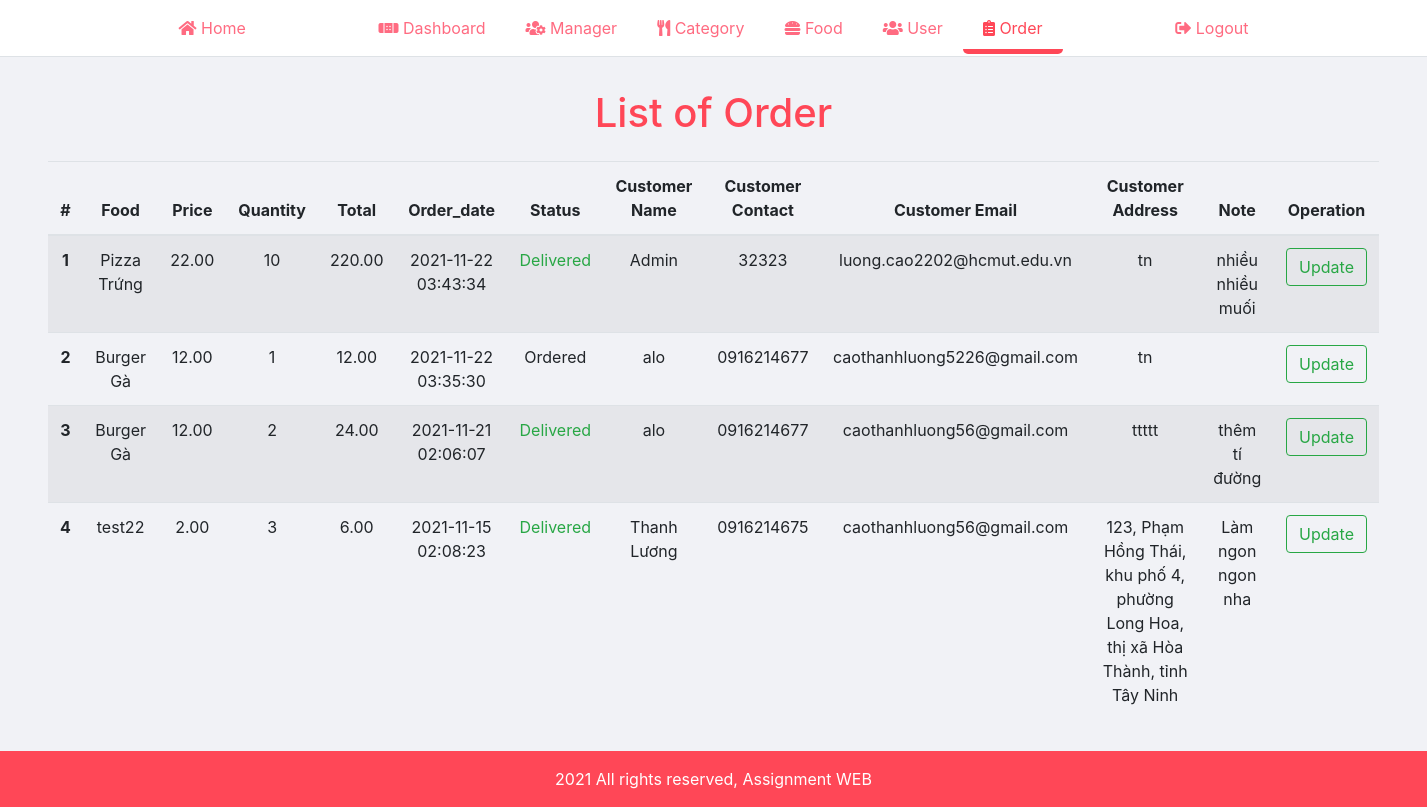
/manager_page/order/order.php (signed in), run on an earlier commit of the app's database.
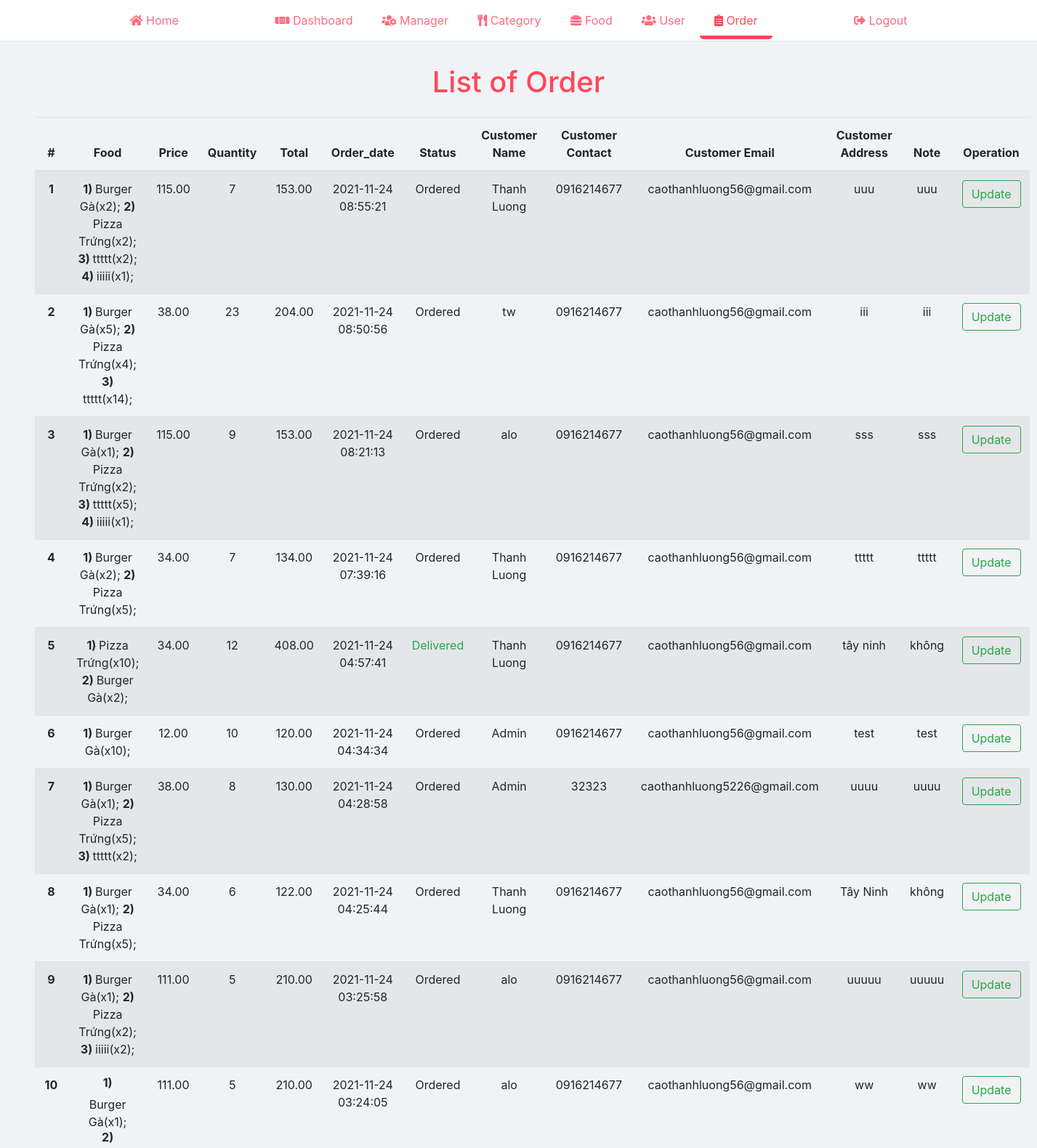
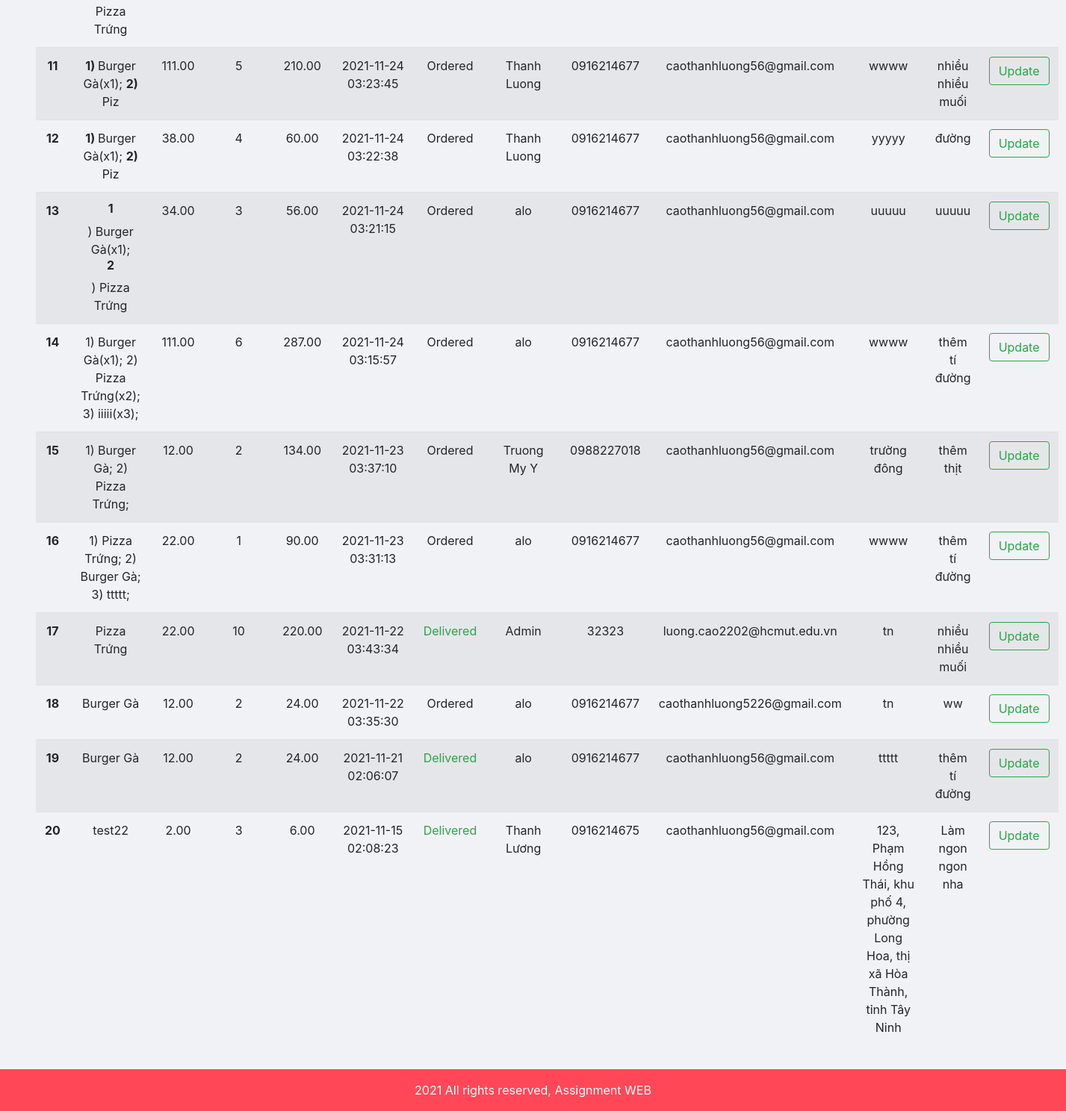
And on a later commit of the database (2 pictures, top to bottom).
### tables this page shows
CREATE TABLE `food_order` (
  `id` int(10) UNSIGNED NOT NULL,
  `food` varchar(500) NOT NULL,
  `price` decimal(10,2) NOT NULL,
  `quantity` int(11) NOT NULL,
  `total` decimal(10,2) NOT NULL,
  `order_date` datetime NOT NULL,
  `status` varchar(50) NOT NULL,
  `customer_name` varchar(150) NOT NULL,
  `customer_contact` varchar(20) NOT NULL,
  `customer_email` varchar(150) NOT NULL,
  `customer_address` varchar(255) NOT NULL,
  `note` varchar(255) NOT NULL
);

### manager_page/order/order.php (the view, shortened to what this page needs)
<?php
    include('../partials/header.php');
?>
    <div class="content">
        <div class="py-3 px-5">
            <h1 class="text-center primary-color mt-3">List of Order</h1>
            <table class="table table-striped mt-4">
            <thead>
                <tr>
                    <th scope="col" class="text-center">#</th>
                    <th scope="col" class="text-center">Food</th>
                    <th scope="col" class="text-center">Price</th>
                    <th scope="col" class="text-center">Quantity</th>
                    <th scope="col" class="text-center">Total</th>
                    <th scope="col" class="text-center">Order_date</th>
                    <th scope="col" class="text-center">Status</th>
                    <th scope="col" class="text-center">Customer Name</th>
                    <th scope="col" class="text-center">Customer Contact</th>
                    <th scope="col" class="text-center">Customer Email</th>
                    <th scope="col" class="text-center">Customer Address</th>
                    <th scope="col" class="text-center">Note</th>
                    <th scope="col" class="text-center">Operation</th>
                </tr>
            </thead>
                <tbody>
                    <?php
                        $sql = "SELECT * FROM food_order ORDER BY id DESC";
                        $res = mysqli_query($connection, $sql);
                        $n = 1;
                        $count = mysqli_num_rows($res);
                        if ($count > 0) {
                            while ($row = mysqli_fetch_assoc($res)) {
                                $id = $row['id'];
                                $food = $row['food'];
                                $price = $row['price'];
                                $quantity = $row['quantity'];
                                $total = $row['total'];
                                $order_date = $row['order_date'];
                                $status = $row['status'];
                                $customer_name = $row['customer_name'];
                                $customer_contact = $row['customer_contact'];
                                $customer_email = $row['customer_email'];
                                $customer_address = $row['customer_address'];
                                $note = $row['note'];
                                ?>
                                    <tr>
                                        <th scope="row" class="text-center"><?php echo $n++; ?></th>
                                        <td class="text-center"><?php echo $food; ?></td>
                                        <td class="text-center"><?php echo $price; ?></td>
                                        <td class="text-center"><?php echo $quantity; ?></td>
                                        <td class="text-center"><?php echo $total; ?></td>
                                        <td class="text-center"><?php echo $order_date; ?></td>
                                        <td class="text-center">
                                            <?php
                                                if ($status == "Ordered") {
                                                    echo "<label>$status</label>";
                                                }
                                                else if ($status == "On Delivery") {
                                                    echo "<label class='text-warning'>$status</label>";
                                                }
                                                else if ($status == "Delivered") {
                                                    echo "<label class='text-success'>$status</label>";
                                                }
                                                else if ($status == "Cancelled") {
                                                    echo "<label class='text-danger'>$status</label>";
                                                }
                                            ?>
                                        </td>
                                        <td class="text-center"><?php echo $customer_name; ?></td>
                                        <td class="text-center"><?php echo $customer_contact; ?></td>
                                        <td class="text-center"><?php echo $customer_email; ?></td>
                                        <td class="text-center"><?php echo $customer_address; ?></td>
                                        <td class="text-center"><?php echo $note; ?></td>
                                        <td class="text-center">
                                            <a href="<?php echo SITEURL; ?>manager_page/order/update_order.php?id=<?php echo $id; ?>" class="btn btn-outline-success">Update</a>
                                        </td>
                                    </tr>
                                <?php
                            }
                        } else {
                            ?>
                                <tr>
                                    <td colspan="13"><div class="text-danger">No Order</div></td>
                                </tr>
                            <?php
                        }
                    ?>
                </tbody>
            </table>
        </div>
    </div>
<?php
    include('../partials/footer.php');
?>

### manager_page/partials/header.php (shortened to what this page needs)
<!DOCTYPE html>
<html lang="en">
<head>
    <?php
        if ($_SERVER['SCRIPT_NAME'] == "/assignmentWEB/manager_page/index.php") {
            echo "<link rel='stylesheet' href='../css/bootstrap.min.css'>";
        } else {
            echo "<link rel='stylesheet' href='../../css/bootstrap.min.css'>";
        }
        if ($_SERVER['SCRIPT_NAME'] == "/assignmentWEB/manager_page/index.php") {
            echo "<link rel='stylesheet' href='../css/manager.css'>";
        } else {
            echo "<link rel='stylesheet' href='../../css/manager.css'>";
        }
        if ($_SERVER['SCRIPT_NAME']=="/assignmentWEB/manager_page/index.php") {
            echo "<link rel='stylesheet' href='../font/fontawesome-free-5.15.4/css/all.min.css'>";
        } else {
            echo "<link rel='stylesheet' href='../../font/fontawesome-free-5.15.4/css/all.min.css'>";
        }
    ?>
</head>
<body>
    <div class="header border-bottom">
        <div class="py-3 container">
            <div class="header__content mb-0 pl-0 d-flex justify-content-between">
                <div>
                    <div class="">
                        <a class="header__item" href="<?php echo SITEURL; ?>">
                            <i class="fas fa-home"></i>
                            Home
                        </a>
                    </div>
                </div>
                <div class="d-flex">
                    <div class="">
                        <a <?php if($_SERVER['SCRIPT_NAME']=="/assignmentWEB/manager_page/index.php") { ?>  class="header__item active"   <?php   }?> class="header__item" href="<?php echo SITEURL; ?>manager_page/index.php">
                            <i class="fas fa-band-aid"></i>
                            Dashboard
                        </a>
                    </div>
                    <div class="">
                        <a <?php if($_SERVER['SCRIPT_NAME']=="/assignmentWEB/manager_page/manager/manager.php" || $_SERVER['SCRIPT_NAME']=="/assignmentWEB/manager_page/manager/add_manager.php" || $_SERVER['SCRIPT_NAME']=="/assignmentWEB/manager_page/manager/update_manager.php" || $_SERVER['SCRIPT_NAME']=="/assignmentWEB/manager_page/manager/change_password.php") { ?>  class="header__item active"   <?php   }?> class="header__item" href="<?php echo SITEURL; ?>manager_page/manager/manager.php">
                            <i class="fas fa-users-cog"></i>
                            Manager
                        </a>
                    </div>
                    <div class="">
                        <a <?php if($_SERVER['SCRIPT_NAME']=="/assignmentWEB/manager_page/category/category.php" || $_SERVER['SCRIPT_NAME']=="/assignmentWEB/manager_page/category/add_category.php" || $_SERVER['SCRIPT_NAME']=="/assignmentWEB/manager_page/category/update_category.php") { ?>  class="header__item active"   <?php   }?> class="header__item" href="<?php echo SITEURL; ?>manager_page/category/category.php">
                            <i class="fas fa-utensils"></i>
                            Category
                        </a>
                    </div>
                    <div class="">
                        <a <?php if($_SERVER['SCRIPT_NAME']=="/assignmentWEB/manager_page/food/food.php" || $_SERVER['SCRIPT_NAME']=="/assignmentWEB/manager_page/food/add_food.php" || $_SERVER['SCRIPT_NAME']=="/assignmentWEB/manager_page/food/update_food.php") { ?>  class="header__item active"   <?php   }?> class="header__item" href="<?php echo SITEURL; ?>manager_page/food/food.php">
                            <i class="fas fa-hamburger"></i>
                            Food
                        </a>
                    </div>
                    <div class="">
                        <a <?php if($_SERVER['SCRIPT_NAME']=="/assignmentWEB/manager_page/user/user.php" || $_SERVER['SCRIPT_NAME']=="/assignmentWEB/manager_page/user/update_user.php" || $_SERVER['SCRIPT_NAME']=="/assignmentWEB/manager_page/user/change_password.php") { ?>  class="header__item active"   <?php   }?> class="header__item" href="<?php echo SITEURL; ?>manager_page/user/user.php">
                            <i class="fas fa-users"></i>
                            User
                        </a>
                    </div>
                    <div class="">
                        <a <?php if($_SERVER['SCRIPT_NAME']=="/assignmentWEB/manager_page/order/order.php" || $_SERVER['SCRIPT_NAME']=="/assignmentWEB/manager_page/order/update_order.php") { ?>  class="header__item active"   <?php   }?> class="header__item" href="<?php echo SITEURL; ?>manager_page/order/order.php">
                            <i class="fas fa-clipboard-list"></i>
                            Order
                        </a>
                    </div>
                </div>
                <div>
                    <div class="">
                        <a class="header__item" href="<?php echo SITEURL; ?>manager_page/logout.php">
                            <i class="fas fa-sign-out-alt"></i>
                            Logout
                        </a>
                    </div>
                </div>
            </div>
        </div>
    </div>

### manager_page/partials/footer.php
    <div class="footer">
        <div class="py-3 container">
            <p class="mb-0 text-center">2021 All rights reserved, Assignment WEB</p>
        </div>
    </div>
</body>
</html>

### css/manager.css (style rules this page uses)
.primary-color { color: #ff4757; }
.header__item { min-width: 80px; padding: 16px 20px 11px 20px; color: #ff6b81; border-radius: 5px; border-bottom: 5px solid transparent; cursor: pointer; transition: all 0.5s ease; }
.header__item.active { color: #ff4757; opacity: 1; border-color: #ff4757; }
.content { background-color: #f1f2f6; min-height: calc(100vh - 113px); }
.footer { background-color: #ff4757; color: white; }

What changed in the data, as far as the page shows it:
added food_order: food "1) Burger Gà(x2); 2) Pizza Trứng(x2); 3) ttttt(x2); 4) iiiii(x1);", price "115.00", quantity "7", total "153.00", order_date "2021-11-24 08:55:21", status "Ordered", customer_name "Thanh Luong", customer_contact "0916214677", customer_email "caothanhluong56@gmail.com", customer_address "uuu", note "uuu"
added food_order: food "1) Burger Gà(x5); 2) Pizza Trứng(x4); 3) ttttt(x14);", price "38.00", quantity "23", total "204.00", order_date "2021-11-24 08:50:56", status "Ordered", customer_name "tw", customer_contact "0916214677", customer_email "caothanhluong56@gmail.com", customer_address "iii", note "iii"
added food_order: food "1) Burger Gà(x1); 2) Pizza Trứng(x2); 3) ttttt(x5); 4) iiiii(x1);", price "115.00", quantity "9", total "153.00", order_date "2021-11-24 08:21:13", status "Ordered", customer_name "alo", customer_contact "0916214677", customer_email "caothanhluong56@gmail.com", customer_address "sss", note "sss"
added food_order: food "1) Burger Gà(x2); 2) Pizza Trứng(x5);", price "34.00", quantity "7", total "134.00", order_date "2021-11-24 07:39:16", status "Ordered", customer_name "Thanh Luong", customer_contact "0916214677", customer_email "caothanhluong56@gmail.com", customer_address "ttttt", note "ttttt"
added food_order: food "1) Pizza Trứng(x10); 2) Burger Gà(x2);", price "34.00", quantity "12", total "408.00", order_date "2021-11-24 04:57:41", status "Delivered", customer_name "Thanh Luong", customer_contact "0916214677", customer_email "caothanhluong56@gmail.com", customer_address "tây ninh", note "không"
added food_order: food "1) Burger Gà(x10);", price "12.00", quantity "10", total "120.00", order_date "2021-11-24 04:34:34", status "Ordered", customer_name "Admin", customer_contact "0916214677", customer_email "caothanhluong56@gmail.com", customer_address "test", note "test"
added food_order: food "1) Burger Gà(x1); 2) Pizza Trứng(x5); 3) ttttt(x2);", price "38.00", quantity "8", total "130.00", order_date "2021-11-24 04:28:58", status "Ordered", customer_name "Admin", customer_contact "32323", customer_email "caothanhluong5226@gmail.com", customer_address "uuuu", note "uuuu"
added food_order: food "1) Burger Gà(x1); 2) Pizza Trứng(x5);", price "34.00", quantity "6", total "122.00", order_date "2021-11-24 04:25:44", status "Ordered", customer_name "Thanh Luong", customer_contact "0916214677", customer_email "caothanhluong56@gmail.com", customer_address "Tây Ninh", note "không"
added food_order: food "1) Burger Gà(x1); 2) Pizza Trứng(x2); 3) iiiii(x2);", price "111.00", quantity "5", total "210.00", order_date "2021-11-24 03:25:58", status "Ordered", customer_name "alo", customer_contact "0916214677", customer_email "caothanhluong56@gmail.com", customer_address "uuuuu", note "uuuuu"
added food_order: food "1) Burger Gà(x1); 2) Pizza Trứng", price "111.00", quantity "5", total "210.00", order_date "2021-11-24 03:24:05", status "Ordered", customer_name "alo", customer_contact "0916214677", customer_email "caothanhluong56@gmail.com", customer_address "ww", note "ww"
added food_order: food "1) Burger Gà(x1); 2) Piz", price "111.00", quantity "5", total "210.00", order_date "2021-11-24 03:23:45", status "Ordered", customer_name "Thanh Luong", customer_contact "0916214677", customer_email "caothanhluong56@gmail.com", customer_address "wwww", note "nhiều nhiều muối"
added food_order: food "1) Burger Gà(x1); 2) Piz", price "38.00", quantity "4", total "60.00", order_date "2021-11-24 03:22:38", status "Ordered", customer_name "Thanh Luong", customer_contact "0916214677", customer_email "caothanhluong56@gmail.com", customer_address "yyyyy", note "đường"
added food_order: food "1 ) Burger Gà(x1); 2 ) Pizza Trứng", price "34.00", quantity "3", total "56.00", order_date "2021-11-24 03:21:15", status "Ordered", customer_name "alo", customer_contact "0916214677", customer_email "caothanhluong56@gmail.com", customer_address "uuuuu", note "uuuuu"
added food_order: food "1) Burger Gà(x1); 2) Pizza Trứng(x2); 3) iiiii(x3);", price "111.00", quantity "6", total "287.00", order_date "2021-11-24 03:15:57", status "Ordered", customer_name "alo", customer_contact "0916214677", customer_email "caothanhluong56@gmail.com", customer_address "wwww", note "thêm tí đường"
added food_order: food "1) Burger Gà; 2) Pizza Trứng;", price "12.00", quantity "2", total "134.00", order_date "2021-11-23 03:37:10", status "Ordered", customer_name "Truong My Y", customer_contact "0988227018", customer_email "caothanhluong56@gmail.com", customer_address "trường đông", note "thêm thịt"
added food_order: food "1) Pizza Trứng; 2) Burger Gà; 3) ttttt;", price "22.00", quantity "1", total "90.00", order_date "2021-11-23 03:31:13", status "Ordered", customer_name "alo", customer_contact "0916214677", customer_email "caothanhluong56@gmail.com", customer_address "wwww", note "thêm tí đường"
changed food_order (number 18 of 20 on the later page): quantity "1" → "2"; total "12.00" → "24.00"; note (not shown) → "ww"
